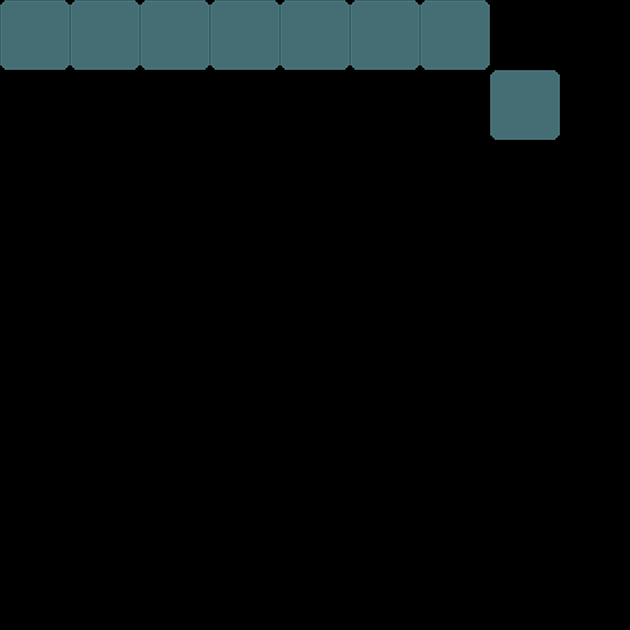

The image is a tile-based game level rendered from a .tmx file. Its description and source (layers, tilesets, objects; grid data summarised) follow:
An orthogonal 9x9 tile map with 70x70 px tiles, 1 tile layer (producerLayer), 4 hidden layers not drawn.

<map version="1.0" orientation="orthogonal" renderorder="right-down" width="9" height="9" tilewidth="70" tileheight="70">
 <tileset firstgid="1" name="sushi" tilewidth="70" tileheight="70" spacing="2" margin="2">
  <image source="../w640/sushi.png" width="722" height="218" />
 </tileset>
 <layer name="gridLayer" width="9" height="9" visible="0">
  <data>[81 cells, 66 non-empty, 1 distinct tile ids]</data>
 </layer>
 <layer name="clipperLayer" width="9" height="9" visible="0">
  <data>[81 cells, 66 non-empty, 1 distinct tile ids]</data>
 </layer>
 <layer name="producerLayer" width="9" height="9">
  <data>[81 cells, 8 non-empty, 1 distinct tile ids]</data>
 </layer>
 <layer name="portalSrcLayer" width="9" height="9" visible="0">
  <data>[81 cells, 4 non-empty, 4 distinct tile ids]</data>
 </layer>
 <layer name="portalDestLayer" width="9" height="9" visible="0">
  <data>[81 cells, 4 non-empty, 4 distinct tile ids]</data>
 </layer>
</map>
